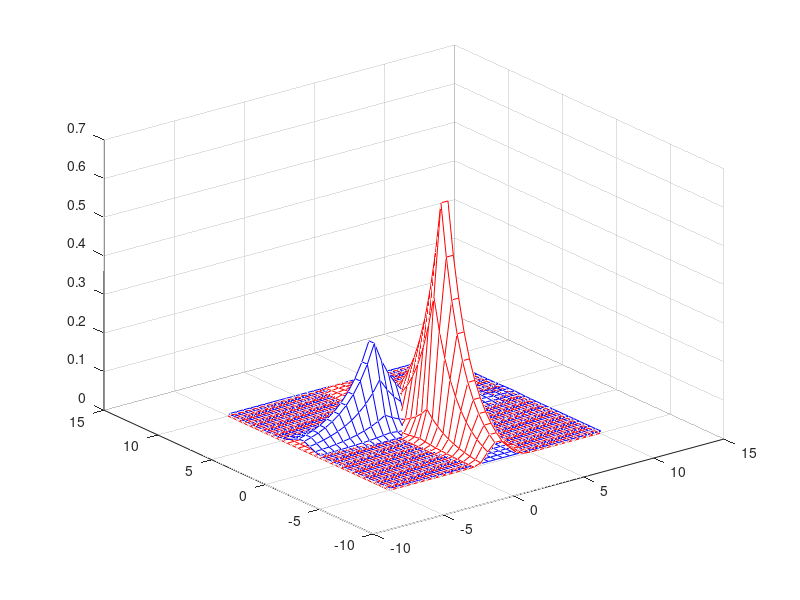

Write the MATLAB code that produced this figure.
function posterior_demo

[x,y]=meshgrid(-5:0.5:10,-5:0.5:10);
f1=exp(-(x-3).^2/1).*exp(-abs(x-2)/2).*exp(-abs(y)/2);
f2=exp(-(y-3).^2/1).*exp(-abs(y-6)/2).*exp(-abs(x)/2);
figure;mesh(x,y,f1,'EdgeColor','r')
hold on;mesh(x+0.25,y+0.25,f2,'EdgeColor','b')

end
